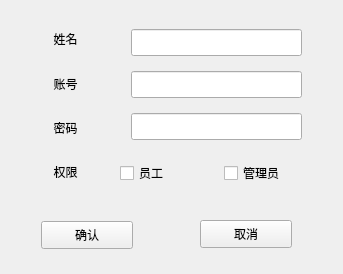
<?xml version="1.0" encoding="UTF-8"?>
<ui version="4.0">
 <class>modUser</class>
 <widget class="QWidget" name="modUser">
  <property name="geometry">
   <rect>
    <x>0</x>
    <y>0</y>
    <width>343</width>
    <height>274</height>
   </rect>
  </property>
  <property name="windowTitle">
   <string>修改</string>
  </property>
  <property name="windowIcon">
   <iconset resource="src.qrc">
    <normaloff>:/socks_icon_1.png</normaloff>:/socks_icon_1.png</iconset>
  </property>
  <widget class="QPushButton" name="btn_exit">
   <property name="geometry">
    <rect>
     <x>200</x>
     <y>220</y>
     <width>92</width>
     <height>28</height>
    </rect>
   </property>
   <property name="text">
    <string>取消</string>
   </property>
  </widget>
  <widget class="QPushButton" name="btn_add">
   <property name="geometry">
    <rect>
     <x>41</x>
     <y>221</y>
     <width>92</width>
     <height>28</height>
    </rect>
   </property>
   <property name="text">
    <string>确认</string>
   </property>
  </widget>
  <widget class="QLineEdit" name="line_id">
   <property name="geometry">
    <rect>
     <x>131</x>
     <y>71</y>
     <width>171</width>
     <height>27</height>
    </rect>
   </property>
  </widget>
  <widget class="QLineEdit" name="line_name">
   <property name="geometry">
    <rect>
     <x>131</x>
     <y>29</y>
     <width>171</width>
     <height>27</height>
    </rect>
   </property>
  </widget>
  <widget class="QWidget" name="layoutWidget">
   <property name="geometry">
    <rect>
     <x>30</x>
     <y>20</y>
     <width>71</width>
     <height>171</height>
    </rect>
   </property>
   <layout class="QVBoxLayout" name="verticalLayout_2">
    <item>
     <widget class="QLabel" name="label_2">
      <property name="text">
       <string>姓名</string>
      </property>
      <property name="alignment">
       <set>Qt::AlignCenter</set>
      </property>
     </widget>
    </item>
    <item>
     <widget class="QLabel" name="label">
      <property name="text">
       <string>账号</string>
      </property>
      <property name="alignment">
       <set>Qt::AlignCenter</set>
      </property>
     </widget>
    </item>
    <item>
     <widget class="QLabel" name="label_3">
      <property name="text">
       <string>密码</string>
      </property>
      <property name="alignment">
       <set>Qt::AlignCenter</set>
      </property>
     </widget>
    </item>
    <item>
     <widget class="QLabel" name="label_4">
      <property name="text">
       <string>权限</string>
      </property>
      <property name="alignment">
       <set>Qt::AlignCenter</set>
      </property>
     </widget>
    </item>
   </layout>
  </widget>
  <widget class="QLineEdit" name="line_password">
   <property name="geometry">
    <rect>
     <x>131</x>
     <y>113</y>
     <width>171</width>
     <height>27</height>
    </rect>
   </property>
  </widget>
  <widget class="QWidget" name="layoutWidget_2">
   <property name="geometry">
    <rect>
     <x>120</x>
     <y>160</y>
     <width>201</width>
     <height>27</height>
    </rect>
   </property>
   <layout class="QHBoxLayout" name="horizontalLayout">
    <item>
     <widget class="QCheckBox" name="check_worker">
      <property name="text">
       <string>员工</string>
      </property>
     </widget>
    </item>
    <item>
     <widget class="QCheckBox" name="check_boss">
      <property name="text">
       <string>管理员</string>
      </property>
     </widget>
    </item>
   </layout>
  </widget>
 </widget>
 <resources>
  <include location="src.qrc"/>
 </resources>
 <connections/>
</ui>
